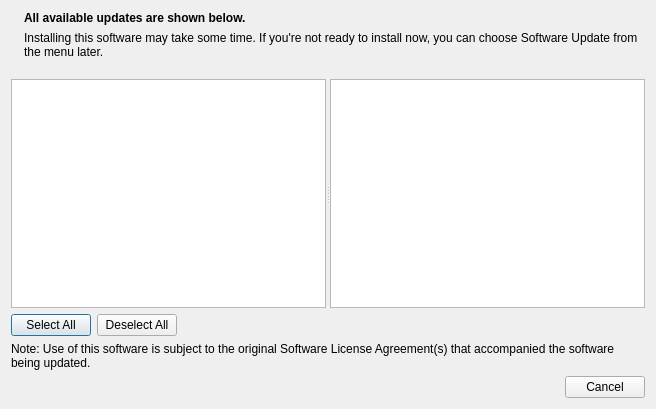
<?xml version="1.0" encoding="UTF-8"?>
<ui version="4.0">
 <class>ComponentSelectionDialog</class>
 <widget class="QDialog" name="ComponentSelectionDialog">
  <property name="geometry">
   <rect>
    <x>0</x>
    <y>0</y>
    <width>656</width>
    <height>409</height>
   </rect>
  </property>
  <property name="windowTitle">
   <string>Software Update</string>
  </property>
  <layout class="QVBoxLayout" name="verticalLayout">
   <item>
    <layout class="QGridLayout" name="gridLayout">
     <item row="0" column="0" rowspan="3">
      <widget class="QLabel" name="icon">
       <property name="sizePolicy">
        <sizepolicy hsizetype="Fixed" vsizetype="Fixed">
         <horstretch>0</horstretch>
         <verstretch>0</verstretch>
        </sizepolicy>
       </property>
       <property name="pixmap">
        <pixmap>:/logo.png</pixmap>
       </property>
       <property name="scaledContents">
        <bool>false</bool>
       </property>
      </widget>
     </item>
     <item row="0" column="1">
      <widget class="QLabel" name="labelTitle">
       <property name="font">
        <font>
         <weight>75</weight>
         <bold>true</bold>
        </font>
       </property>
       <property name="text">
        <string>All available updates are shown below.</string>
       </property>
      </widget>
     </item>
     <item row="1" column="1" rowspan="2">
      <widget class="QLabel" name="labelSubTitle">
       <property name="sizePolicy">
        <sizepolicy hsizetype="Preferred" vsizetype="Minimum">
         <horstretch>0</horstretch>
         <verstretch>0</verstretch>
        </sizepolicy>
       </property>
       <property name="text">
        <string>Installing this software may take some time. If you're not ready to install now, you can choose Software Update from the menu later.</string>
       </property>
       <property name="alignment">
        <set>Qt::AlignLeading|Qt::AlignLeft|Qt::AlignTop</set>
       </property>
       <property name="wordWrap">
        <bool>true</bool>
       </property>
      </widget>
     </item>
    </layout>
   </item>
   <item>
    <widget class="QSplitter" name="splitter">
     <property name="sizePolicy">
      <sizepolicy hsizetype="Expanding" vsizetype="Expanding">
       <horstretch>0</horstretch>
       <verstretch>0</verstretch>
      </sizepolicy>
     </property>
     <property name="orientation">
      <enum>Qt::Horizontal</enum>
     </property>
     <widget class="QTreeView" name="treeView">
      <property name="sizePolicy">
       <sizepolicy hsizetype="MinimumExpanding" vsizetype="MinimumExpanding">
        <horstretch>0</horstretch>
        <verstretch>0</verstretch>
       </sizepolicy>
      </property>
     </widget>
     <widget class="QTextBrowser" name="textBrowser">
      <property name="sizePolicy">
       <sizepolicy hsizetype="Expanding" vsizetype="Expanding">
        <horstretch>0</horstretch>
        <verstretch>0</verstretch>
       </sizepolicy>
      </property>
     </widget>
    </widget>
   </item>
   <item>
    <layout class="QHBoxLayout" name="horizontalLayout" stretch="0,0,0">
     <item>
      <widget class="QPushButton" name="selectAll">
       <property name="sizePolicy">
        <sizepolicy hsizetype="Fixed" vsizetype="Fixed">
         <horstretch>0</horstretch>
         <verstretch>0</verstretch>
        </sizepolicy>
       </property>
       <property name="text">
        <string>Select All</string>
       </property>
      </widget>
     </item>
     <item>
      <widget class="QPushButton" name="deselectAll">
       <property name="sizePolicy">
        <sizepolicy hsizetype="Fixed" vsizetype="Fixed">
         <horstretch>0</horstretch>
         <verstretch>0</verstretch>
        </sizepolicy>
       </property>
       <property name="text">
        <string>Deselect All</string>
       </property>
      </widget>
     </item>
     <item>
      <spacer name="horizontalSpacer">
       <property name="orientation">
        <enum>Qt::Horizontal</enum>
       </property>
       <property name="sizeHint" stdset="0">
        <size>
         <width>40</width>
         <height>20</height>
        </size>
       </property>
      </spacer>
     </item>
    </layout>
   </item>
   <item>
    <widget class="QLabel" name="labelLicenseBlurb">
     <property name="text">
      <string>Note: Use of this software is subject to the original Software License Agreement(s) that accompanied the software being updated.</string>
     </property>
     <property name="wordWrap">
      <bool>true</bool>
     </property>
    </widget>
   </item>
   <item>
    <widget class="QDialogButtonBox" name="buttonBox">
     <property name="orientation">
      <enum>Qt::Horizontal</enum>
     </property>
     <property name="standardButtons">
      <set>QDialogButtonBox::Cancel</set>
     </property>
    </widget>
   </item>
  </layout>
 </widget>
 <resources/>
 <connections>
  <connection>
   <sender>buttonBox</sender>
   <signal>rejected()</signal>
   <receiver>ComponentSelectionDialog</receiver>
   <slot>reject()</slot>
   <hints>
    <hint type="sourcelabel">
     <x>316</x>
     <y>260</y>
    </hint>
    <hint type="destinationlabel">
     <x>286</x>
     <y>274</y>
    </hint>
   </hints>
  </connection>
 </connections>
</ui>
